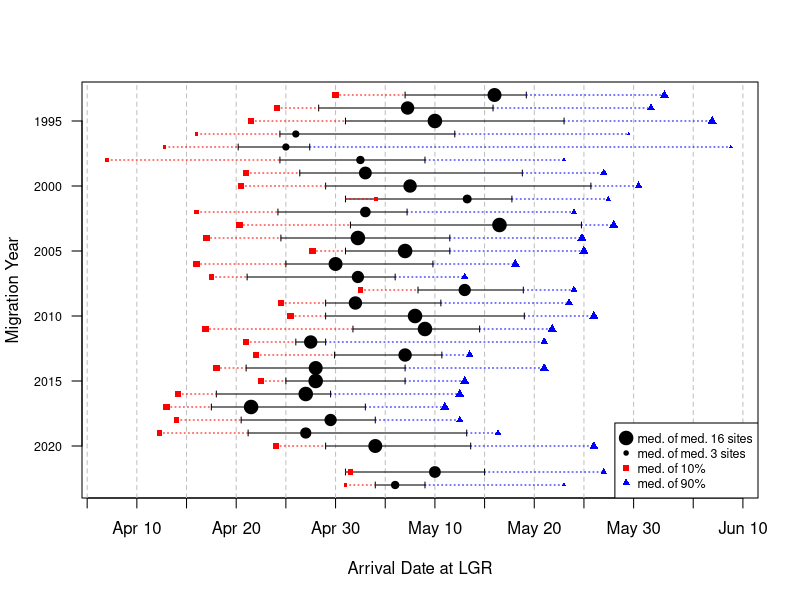

Write R code to recreate this figure.

# Read LGD arrival stats for each site each year
arriv <- read.csv("granite_arrival_dates.csv", header=T, as.is=TRUE)

# Put arrival stats in year-by-sites matrices
med.arriv.year.by.site <- matrix(arriv[,4], ncol=16, byrow=T)
q10.arriv.year.by.site <- matrix(arriv[,3], ncol=16, byrow=T)
q90.arriv.year.by.site <- matrix(arriv[,5], ncol=16, byrow=T)
dimnames(med.arriv.year.by.site) <- 
dimnames(q10.arriv.year.by.site) <- 
dimnames(q90.arriv.year.by.site) <- list(1993:2023, arriv[1:16,1])

# Calculate stats needed for plotting and put them in a data.frame
arriv.by.year.dat <- data.frame(
  migr.yr    = 1993:2023,                                                     # migration year
  ypos       = 31:1,                                                          # y value to "stack" years with 1993 at top, no 2021
  n.sites    = apply(!is.na(med.arriv.year.by.site),1,sum),                   # number of sites
  med.of.med = apply(med.arriv.year.by.site,1,median,na.rm=T),                # median of n.sites median arrival
  med.of.q10 = apply(q10.arriv.year.by.site,1,median,na.rm=T),                # median of n.sites 10%ile arrival
  med.of.q90 = apply(q90.arriv.year.by.site,1,median,na.rm=T),                # median of n.sites 90%ile arrival
  q10.of.med = apply(med.arriv.year.by.site,1,quantile,probs=0.1,na.rm=T),    # 10%ile of n.sites median arrival
  q90.of.med = apply(med.arriv.year.by.site,1,quantile,probs=0.9,na.rm=T))    # 90%ile of n.sites median arrival

# Draw frame for plot elements 
plot(x=arriv.by.year.dat$med.of.med, y=arriv.by.year.dat$ypos, xlim=c(97,160), ylim=c(0,32),
         type="n", xaxt="n", yaxt="n", yaxs="i",
         xlab="Arrival Date at LGR",ylab="Migration Year")

# Add axis labels
xticks <- c(95,100,105,110,115,120,125,130,135,140,145,150,156,161)
axis(1, at=xticks,
        labels=c("", "Apr 10", "", "Apr 20", "", "Apr 30", "", "May 10", "", "May 20", "", "May 30", "", "Jun 10"))  
axis(2, at=seq(29,4,-5), labels=seq(1995,2020,5), las=1, cex.axis=0.75)

# Dashed vertical grid lines
abline(v=xticks, lty=2, col="gray75")

# Point size (cex) for median of estimates for each year is scaled according to number of sites
max.cex <- 1.8; min.cex <- 0.6; rng.cex <- max.cex-min.cex
min.n.sites <- min(arriv.by.year.dat$n.sites); max.n.sites <- max(arriv.by.year.dat$n.sites); rng.n.sites <- max.n.sites-min.n.sites
plot.cex <- min.cex + rng.cex*(arriv.by.year.dat$n.sites - min.n.sites)/rng.n.sites

# Add points for annual medians
points(arriv.by.year.dat$med.of.med, y=arriv.by.year.dat$ypos, pch= 19, cex=plot.cex)
   
# Add black arrows between 10%ile and 90%ile of median arrival
arrows(x0=arriv.by.year.dat$q10.of.med, y0=arriv.by.year.dat$ypos,  
       x1=arriv.by.year.dat$q90.of.med, y1=arriv.by.year.dat$ypos, code=3, angle=90, length=0.03) 

# Add blue points and lines to extend to the median of the 10%ile arrival
points(arriv.by.year.dat$med.of.q10, y=arriv.by.year.dat$ypos, pch= 15, col="red", cex=0.5*plot.cex) 
arrows(x0=arriv.by.year.dat$med.of.q10, y0=arriv.by.year.dat$ypos,  
       x1=arriv.by.year.dat$q10.of.med, y1=arriv.by.year.dat$ypos, code=3, angle=90, length=0, col="red", lty=3)

# Add red points and lines to extend to the median of the 90%ile arrival
points(arriv.by.year.dat$med.of.q90, y=arriv.by.year.dat$ypos, pch= 17, col="blue", cex=0.5*plot.cex) 
arrows(x0=arriv.by.year.dat$q90.of.med, y0=arriv.by.year.dat$ypos,  
       x1=arriv.by.year.dat$med.of.q90, y1=arriv.by.year.dat$ypos, code=3, angle=90, length=0, col="blue", lty=3)

# Add legend
legend("bottomright", pch=c(19,19,15,17), pt.cex=c(max.cex,min.cex,.8,.8), col=c("black","black","red","blue"), bg="white",
       legend=c("med. of med. 16 sites", "med. of med. 3 sites", "med. of 10%", "med. of 90%"), cex=0.75)



  
  
